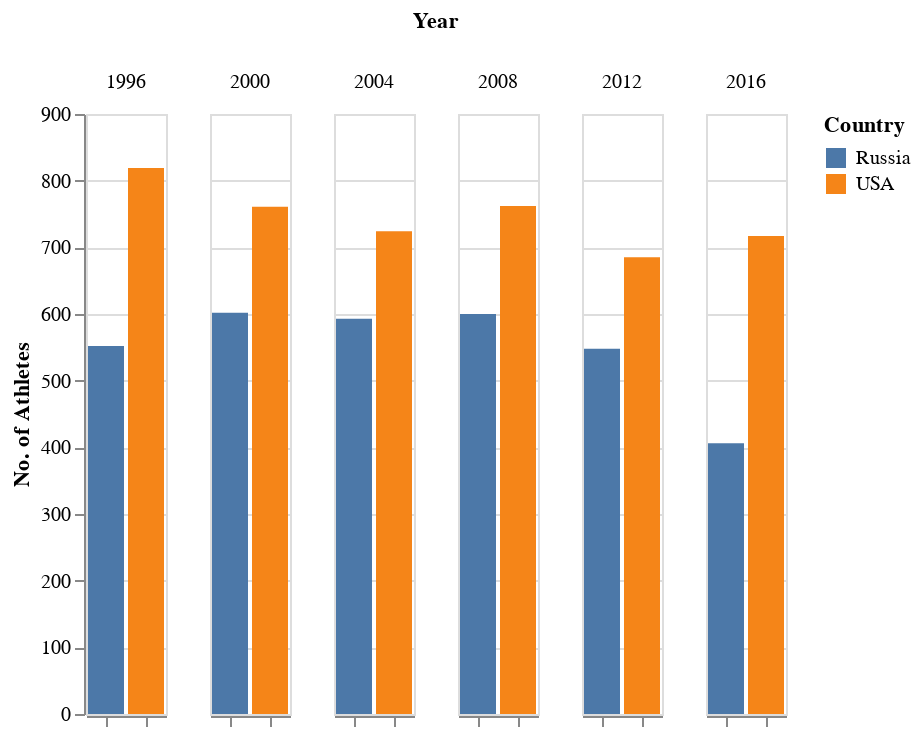

The notebook cell saved with this chart:
### Code cell
alt.Chart(contingent_size).mark_bar().encode(
    x = alt.X('Region', axis = alt.Axis(labels = False), title = None),
    y = alt.Y('n_athletes', title = "No. of Athletes"),
    color = alt.Color('Region', title = "Country"),
    column = 'Year'
)

### Figure 1 — Vega-Lite specification as saved in the notebook (floating-point values rounded to 4 significant figures)
{"config": {"view": {"continuousWidth": 400, "continuousHeight": 300}}, "data": {"name": "data-27091c7be022c8b0216301e9e7b6b4f4"}, "mark": "bar", "encoding": {"color": {"type": "nominal", "field": "Region", "title": "Country"}, "column": {"type": "quantitative", "field": "Year"}, "x": {"type": "nominal", "axis": {"labels": false}, "field": "Region", "title": null}, "y": {"type": "quantitative", "field": "n_athletes", "title": "No. of Athletes"}}, "$schema": "https://vega.github.io/schema/vega-lite/v4.8.1.json", "datasets": {"data-27091c7be022c8b0216301e9e7b6b4f4": [{"Region": "Russia", "Year": 1996, "n_athletes": 552}, {"Region": "USA", "Year": 1996, "n_athletes": 819}, {"Region": "Russia", "Year": 2000, "n_athletes": 602}, {"Region": "USA", "Year": 2000, "n_athletes": 761}, {"Region": "Russia", "Year": 2004, "n_athletes": 593}, {"Region": "USA", "Year": 2004, "n_athletes": 724}, {"Region": "Russia", "Year": 2008, "n_athletes": 600}, {"Region": "USA", "Year": 2008, "n_athletes": 762}, {"Region": "Russia", "Year": 2012, "n_athletes": 548}, {"Region": "USA", "Year": 2012, "n_athletes": 685}, {"Region": "Russia", "Year": 2016, "n_athletes": 406}, {"Region": "USA", "Year": 2016, "n_athletes": 717}]}}
